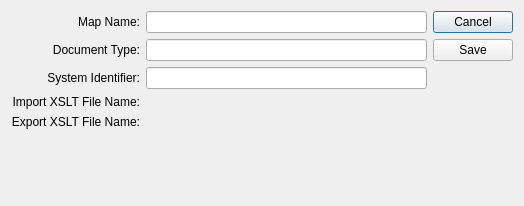
<ui version="4.0" >
 <author></author>
 <comment>This file is part of the xTuple ERP: PostBooks Edition, a free and
open source Enterprise Resource Planning software suite,
Copyright (c) 1999-2011 by OpenMFG LLC, d/b/a xTuple.
It is licensed to you under the Common Public Attribution License
version 1.0, the full text of which (including xTuple-specific Exhibits)
is available at www.xtuple.com/CPAL.  By using this software, you agree
to be bound by its terms.</comment>
 <class>xsltMap</class>
 <widget class="QDialog" name="xsltMap" >
  <property name="geometry" >
   <rect>
    <x>0</x>
    <y>0</y>
    <width>524</width>
    <height>206</height>
   </rect>
  </property>
  <property name="windowTitle" >
   <string>XSLT Map</string>
  </property>
  <layout class="QHBoxLayout" >
   <item>
    <layout class="QGridLayout" >
     <item row="0" column="0" >
      <widget class="QLabel" name="_nameLit" >
       <property name="text" >
        <string>Map Name:</string>
       </property>
       <property name="alignment" >
        <set>Qt::AlignRight|Qt::AlignTrailing|Qt::AlignVCenter</set>
       </property>
      </widget>
     </item>
     <item row="1" column="0" >
      <widget class="QLabel" name="_doctypeLit" >
       <property name="text" >
        <string>Document Type:</string>
       </property>
       <property name="alignment" >
        <set>Qt::AlignRight|Qt::AlignTrailing|Qt::AlignVCenter</set>
       </property>
      </widget>
     </item>
     <item row="2" column="0" >
      <widget class="QLabel" name="_systemLit" >
       <property name="text" >
        <string>System Identifier:</string>
       </property>
       <property name="alignment" >
        <set>Qt::AlignRight|Qt::AlignTrailing|Qt::AlignVCenter</set>
       </property>
      </widget>
     </item>
     <item row="3" column="0" >
      <widget class="QLabel" name="_importLit" >
       <property name="text" >
        <string>Import XSLT File Name:</string>
       </property>
       <property name="alignment" >
        <set>Qt::AlignRight|Qt::AlignTrailing|Qt::AlignVCenter</set>
       </property>
      </widget>
     </item>
     <item row="4" column="0" >
      <widget class="QLabel" name="_exportLit" >
       <property name="text" >
        <string>Export XSLT File Name:</string>
       </property>
       <property name="alignment" >
        <set>Qt::AlignRight|Qt::AlignTrailing|Qt::AlignVCenter</set>
       </property>
      </widget>
     </item>
     <item row="0" column="1" >
      <widget class="QLineEdit" name="_name" />
     </item>
     <item row="1" column="1" >
      <widget class="QLineEdit" name="_doctype" />
     </item>
     <item row="2" column="1" >
      <widget class="QLineEdit" name="_system" />
     </item>
     <item row="3" column="1" >
      <widget class="FileCluster" name="_import" />
     </item>
     <item row="4" column="1" >
      <widget class="FileCluster" name="_export" />
     </item>
     <item row="5" column="0" >
      <spacer>
       <property name="orientation" >
        <enum>Qt::Vertical</enum>
       </property>
       <property name="sizeHint" >
        <size>
         <width>20</width>
         <height>0</height>
        </size>
       </property>
      </spacer>
     </item>
    </layout>
   </item>
   <item>
    <layout class="QVBoxLayout" >
     <item>
      <widget class="QPushButton" name="_cancel" >
       <property name="text" >
        <string>Cancel</string>
       </property>
      </widget>
     </item>
     <item>
      <widget class="QPushButton" name="_save" >
       <property name="text" >
        <string>Save</string>
       </property>
      </widget>
     </item>
     <item>
      <spacer>
       <property name="orientation" >
        <enum>Qt::Vertical</enum>
       </property>
       <property name="sizeHint" >
        <size>
         <width>20</width>
         <height>40</height>
        </size>
       </property>
      </spacer>
     </item>
    </layout>
   </item>
  </layout>
 </widget>
 <customwidgets>
  <customwidget>
   <class>FileCluster</class>
   <extends>QWidget</extends>
   <header>filecluster.h</header>
  </customwidget>
 </customwidgets>
 <resources/>
 <connections>
  <connection>
   <sender>_cancel</sender>
   <signal>clicked()</signal>
   <receiver>xsltMap</receiver>
   <slot>reject()</slot>
   <hints>
    <hint type="sourcelabel" >
     <x>471</x>
     <y>27</y>
    </hint>
    <hint type="destinationlabel" >
     <x>261</x>
     <y>102</y>
    </hint>
   </hints>
  </connection>
 </connections>
</ui>
